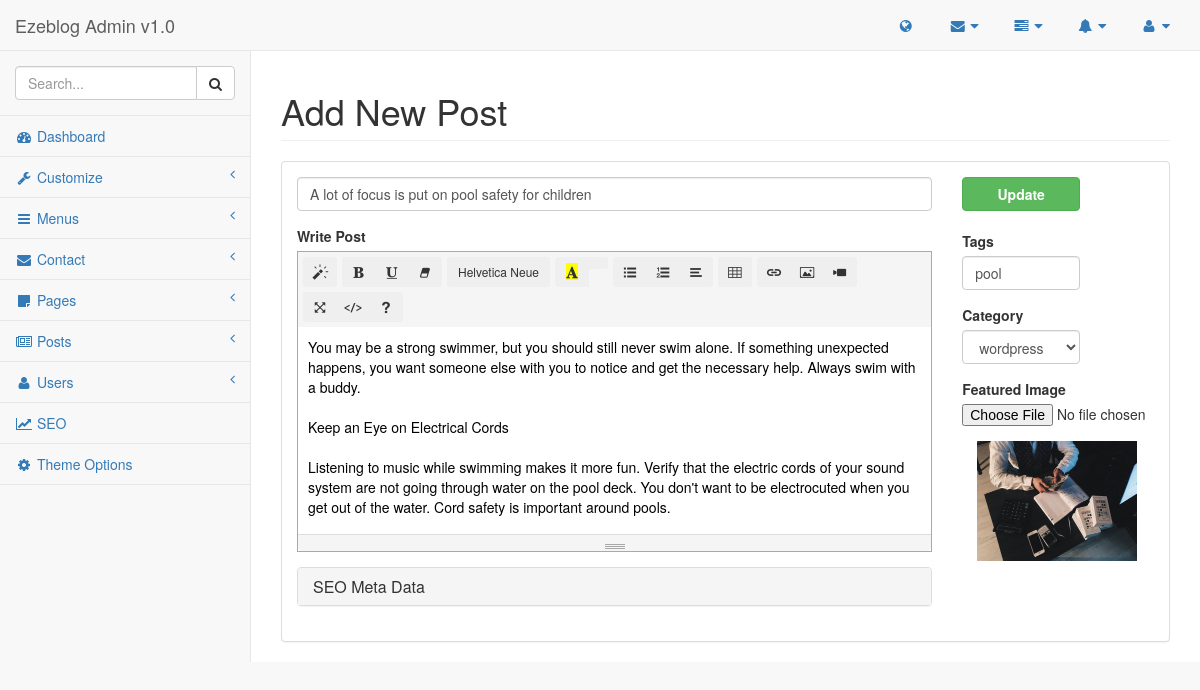
Page /admin/pages/editpost.php?edit=19 (signed in) on the earlier database version.
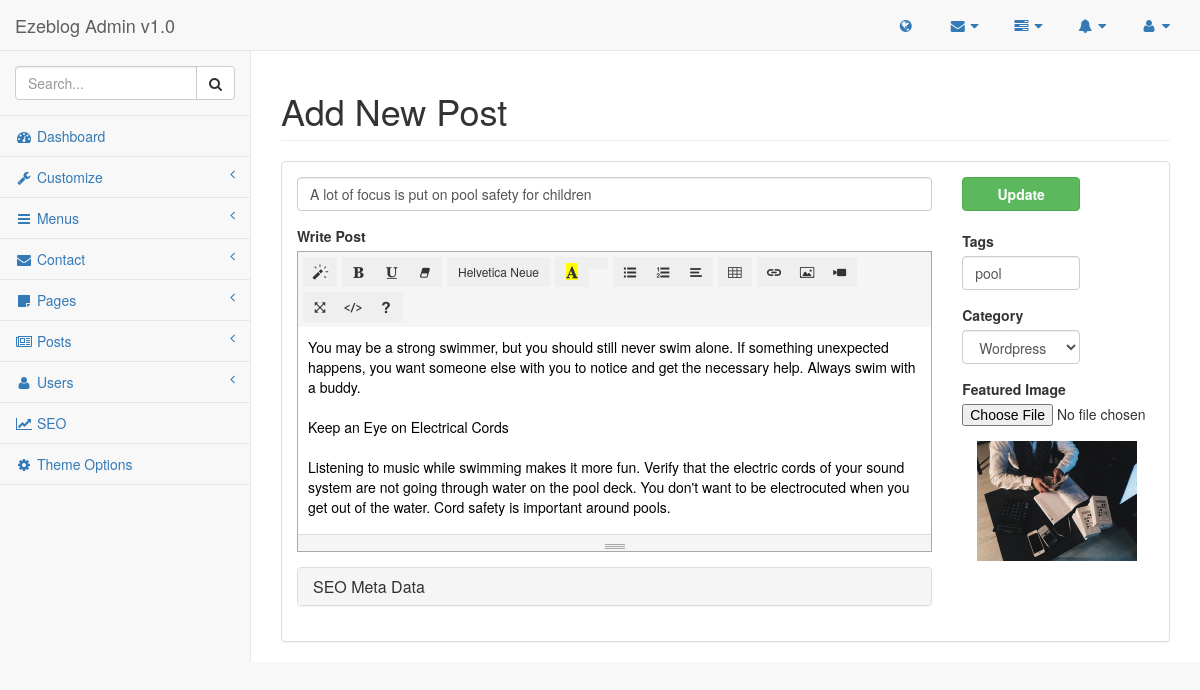
Same page on the later database version.
### tables this page shows
CREATE TABLE `list_posts` (
  `id` int(11) NOT NULL,
  `title` varchar(255) NOT NULL,
  `description` text NOT NULL,
  `category` int(11) NOT NULL,
  `image` varchar(255) NOT NULL,
  `tags` varchar(255) NOT NULL,
  `metatitle` varchar(255) DEFAULT NULL,
  `metadescription` varchar(255) DEFAULT NULL,
  `metakeywords` varchar(255) DEFAULT NULL,
  `slug` varchar(255) NOT NULL,
  `author` int(11) NOT NULL,
  `created_at` timestamp NOT NULL DEFAULT CURRENT_TIMESTAMP
);

CREATE TABLE `list_category` (
  `id` int(11) NOT NULL,
  `name` varchar(255) NOT NULL,
  `slug` varchar(255) NOT NULL
);

### lib/Database.php (called while the page is built, shortened)
<?php
class Database{
    public $host   = DB_HOST;
    public $user   = DB_USER;
    public $pass   = DB_PASS;
    public $name   = DB_NAME;
    public $link;
    private function connectDB(){
        $this->link = new mysqli($this->host, $this->user, $this->pass, $this->name);
    }
    public function select($query){
        $result = $this->link->query($query) or die($this->link->error.__LINE__);
        if($result->num_rows > 0){
            return $result;
        } else {
            return false;
        }
    }
}
?>

### admin/pages/editpost.php (the view, shortened to what the changed rows need)
<?php include '../inc/header.php'; ?>
<?php
    if(!isset($_GET['edit']) || $_GET['edit'] == NULL){
        echo "<script type='text/javascript'> window.location ='posts.php'; </script>";
    }else{
        $id = $_GET['edit'];
    }
?>
<div id="page-wrapper">
    <div class="row">
        <div class="col-lg-12">
            <h1 class="page-header">Add New Post</h1>
        </div>
    </div>
    <div class="row">
        <div class="col-lg-12">
            <div class="panel panel-default">
                <?php
                $query = "SELECT * FROM list_seo WHERE id = '1' ";
                $seo = $database->select($query);
                if($seo){
                while($data = $seo->fetch_assoc()){
                ?>
                <div class="panel-body">
                    <div class="row">
                        <form role="form" action="" method="post" enctype="multipart/form-data">
                            <?php
                                $query = "SELECT * FROM list_posts WHERE id = '$id' ";
                                $posts = $database->select($query);
                                if($posts){
                                    while($result = $posts->fetch_assoc()){
                            ?>
                            <div class="col-lg-9">
                                <div class="form-group">
                                    <input class="form-control" name="title" value="<?php echo $result['title']; ?>">
                                </div>
                                <div class="form-group">
                                    <label>Write Post</label>
                                </div>
                                            <div class="panel-body seo-meta-panel">
                                                    <?php if($data['checkcontent'] == '2' || $data['checkcontent'] == '1,2' || $data['checkcontent'] == '2,3' || $data['checkcontent'] == '1,2,3') {?>
                                                <div class="panel-group" id="accordion">
                                                    <div class="panel panel-default">
                                                        <div class="panel-heading">
                                                            <h4 class="panel-title">
                                                                <a data-toggle="collapse" data-parent="#accordion" href="#collapseThree">SEO Meta Data</a>
                                                            </h4>
                                                        </div>
                                                    </div>
                                                </div>
                                                    <?php   }   ?>
                                            </div>
                            </div>
                            <div class="col-lg-2">
                                <input type="submit" name="publish" class="btn btn-success col-md-12 publish" value="Update">
                                <div class="form-group">
                                    <label for="">Tags</label>
                                    <input class="form-control"  name="tags" value="<?php echo $result['tags']; ?>">
                                </div>
                                <div class="form-group">
                                    <label>Category</label>
                                    <select class="form-control"  name="category">
                                        <?php
                                        $query = "SELECT * FROM list_category";
                                        $category = $database->select($query);
                                        if($category){
                                            while($categories = $category->fetch_assoc()){
                                                ?>
                                                <option <?php if($result['category'] == $categories['id']){ ?> selected="selected" <?php } ?> value="<?php echo $categories['id']; ?>"><?php echo $categories['name']; ?></option>
                                                <?php
                                            }
                                        }
                                        ?>
                                    </select>
                                </div>
                                <div class="form-group">
                                    <label>Featured Image</label>
                                    <input type="file" name="image">
                                </div>
                                <div class="col-md-4">
                                    <img src="../<?php echo $result['image']; ?>" alt="" width="160px" height="120px">
                                </div>
                            </div>
                            <?php
                                    }
                                }
                            ?>
                        </form>
                    </div>
                    <?php
                    }
                    }
                    ?>
                </div>
            </div>
        </div>
    </div>
</div>
<?php include '../inc/footer.php'; ?>

Differences in the rows shown:
changed list_posts "A lot of focus is put on pool safety for children": category "wordpress" → "Wordpress"
